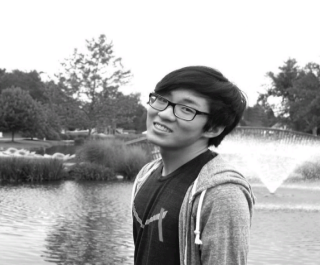
#> input picture user_aided/liang_bw_smol.bmp, 320 x 265 px
$ python colorize.py   (Python 2 division)   (older library calls are emulated)
#> lines starting #> are read from the running program, lines starting #| are printed output that depends on the picture; after the words box and inside, x2 and y2 are one past the last pixel; in counts of white or black regions, pixels touching at a corner belong together
import numpy as np
import matplotlib.pyplot as plt
from scipy import misc
from scipy import io
from scipy import sparse
from scipy.sparse import linalg
import colorsys
import os
import time
import sys

# os.system('cls')
# os.system('reset')

def yiq_to_rgb(y, i, q):                                                        # the code from colorsys.yiq_to_rgb is modified to work for arrays
    r = y + 0.948262*i + 0.624013*q
    g = y - 0.276066*i - 0.639810*q
    b = y - 1.105450*i + 1.729860*q
    r[r < 0] = 0
    r[r > 1] = 1
    g[g < 0] = 0
    g[g > 1] = 1
    b[b < 0] = 0
    b[b > 1] = 1
    return (r, g, b)

# ---------------------------------------------------------------------------- #
# ------------------------------- PREPARE ------------------------------------ #
# ---------------------------------------------------------------------------- #
o_img = 'liang_bw_smol.bmp'
m_img = 'liang_pencil_smol.bmp'
lol_img = 'example.bmp'

# o_img = input('Enter original file name (using single quotes): ')
# m_img = input('Enter marked file name (using single quotes): ')

dir_path = os.path.dirname(os.path.realpath(__file__))
original = misc.imread(os.path.join(dir_path, o_img))
#> original is the input picture: shape (265, 320, 3); mean R, G, B 170, 169.9, 170
marked = misc.imread(os.path.join(dir_path, m_img))
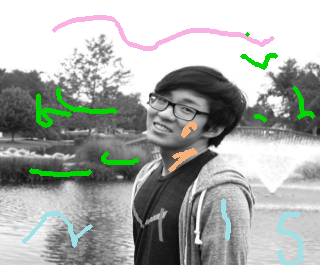
#> input picture user_aided/liang_pencil_smol.bmp, 320 x 265 px
#> marked is the input picture: shape (265, 320, 3); mean R, G, B 167.9, 171.9, 168
supp = misc.imread(os.path.join(dir_path, lol_img))
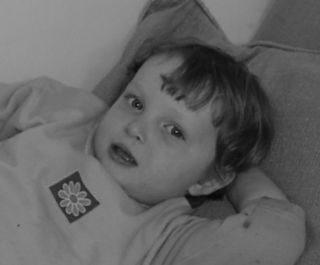
#> input picture user_aided/example.bmp, 320 x 265 px
#> supp is the input picture: shape (265, 320, 3); min 7, max 154, mean 98.8

##normalize
original = original.astype(float)/255
marked = marked.astype(float)/255
supp = supp.astype(float)/255

print marked.shape
#| (265, 320, 3)
print original.shape
#| (265, 320, 3)
isColored = abs(original - marked).sum(2) > 0.01                                # isColored as colorIm
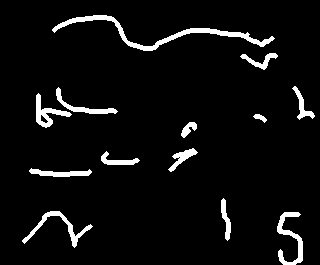
#> isColored: shape (265, 320) bool; 5.3% white; 13 white regions, largest, box (x1, y1, x2, y2) and area: (52, 15, 275, 51) 1176, (277, 212, 303, 265) 498, (22, 211, 93, 248) 460

# plt.imshow(isColored)
# plt.show()

##get lightness channel from the first image
(Y,_,_) = colorsys.rgb_to_yiq(original[:,:,0],original[:,:,1],original[:,:,2])

##get lightness channel from the second image
(Y2,_,_) = colorsys.rgb_to_yiq(supp[:,:,0],supp[:,:,1],supp[:,:,2])

##get color channels from the marked up images
(_,I,Q) = colorsys.rgb_to_yiq(marked[:,:,0],marked[:,:,1],marked[:,:,2])

YUV = np.zeros(original.shape)                                                  # YUV as ntscIm
YUV[:,:,0] = Y
YUV[:,:,1] = I
YUV[:,:,2] = Q

YUV2 = np.zeros(original.shape)                                                  # YUV as ntscIm for second image
YUV2[:,:,0] = Y2
YUV2[:,:,1] = I
YUV2[:,:,2] = Q
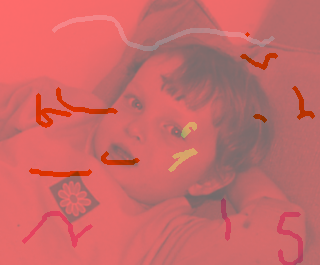
#> YUV2: shape (265, 320, 3) float64; mean of channels 0, 1, 2 0.388, -0.0046, -0.00821; drawn with min black and max white

'''
max_d = np.floor(np.log(min(YUV.shape[0],YUV.shape[1]))/np.log(2)-2)
iu = np.floor(YUV.shape[0]/(2**(max_d - 1))) * (2**(max_d - 1))
ju = np.floor(YUV.shape[1]/(2**(max_d - 1))) * (2**(max_d - 1))
isColored = isColored[:iu,:ju].copy()
YUV = YUV[:iu,:ju].copy()
'''
                                                                                # ALTERNATIVE :: colorized = abs(getColorExact( colorIm, YUV ));

# ---------------------------------------------------------------------------- #
# ---------------------------- getExactColor --------------------------------- #
# ---------------------------------------------------------------------------- #

                                                                                # YUV as ntscIm
n = YUV.shape[0]                                                                # n = image height
#> n = 265
m = YUV.shape[1]                                                                # m = image width
#> m = 320
image_size = n*m
#> image_size = 84800

indices_matrix = np.arange(image_size).reshape(n,m,order='F').copy()            # indices_matrix as indsM
# print(indices_matrix) ## lit
# literally matrix of indicies, [1, 256, ... ]
#                               [2, 266, ... ]

wd = 1                                                                          # The radius of window around the pixel to assess
nr_of_px_in_wd = (2*wd + 1)**2                                                  # The number of pixels in the window around one pixel
## = 9
max_nr = image_size * nr_of_px_in_wd                                            # Maximal size of pixels to assess for the hole image
#> max_nr = 763200
                                                                                # (for now include the full window also for the border pixels)
row_inds = np.zeros(max_nr, dtype=np.int64)
col_inds = np.zeros(max_nr, dtype=np.int64)
vals = np.zeros(max_nr)

# ----------------------------- Interation ----------------------------------- #

length = 0                                                                      # length as len
pixel_nr = 0                                                                    # pixel_nr as consts_len
                                                                                # Nr of the current pixel == row index in sparse matrix

# iterate over pixels in the image column by column
for j in range(m): ##width
    for i in range(n): ##height
        # If current pixel is not colored
        if (not isColored[i,j]):
            window_index = 0
            ## 9 values around the pixel                                        # window_index as tlen
            window_vals = np.zeros(nr_of_px_in_wd)                              # window_vals as gvals
            window_vals2 = np.zeros(nr_of_px_in_wd)                              # window_vals as gvals

            # Then iterate over pixels in the window around [i,j] this trims it lol it is why there is length lmao
            for ii in range(max(0, i-wd), min(i+wd+1,n)):
                for jj in range(max(0, j-wd), min(j+wd+1, m)):

                    # Only if current pixel is not [i,j]
                    if (ii != i or jj != j):
                        row_inds[length] = pixel_nr
                        col_inds[length] = indices_matrix[ii,jj] ##omg this converts it into linear index!!
                        window_vals[window_index] = YUV[ii,jj,0]
                        ##populate second windows_vals
                        window_vals2[window_index] = YUV2[ii,jj,0]
                        ##check if it is in the same fature?? the things around the pixel
                        # print(ii, jj), length
                        length += 1
                        window_index += 1

            center = YUV[i,j,0].copy()                                          # t_val as center
            center2 = YUV2[i,j,0].copy()                                          # t_val as center

            window_vals[window_index] = center ##last value is the center
            window_vals2[window_index] = center2 ##last value is the center
            # print center, center2
                                                                                    # calculate variance of the intensities in a window around pixel [i,j]
            variance = np.mean((window_vals[0:window_index+1] - np.mean(window_vals[0:window_index+1]))**2) # variance as c_var
            sigma = variance * .6                                              #csig as sigma

            variance2 = np.mean((window_vals2[0:window_index+1] - np.mean(window_vals2[0:window_index+1]))**2) # variance as c_var
            sigma2 = variance2 * .6

            # Indeed, magic
            mgv = min(( window_vals[0:window_index+1] - center )**2)
            mgv2 = min(( window_vals2[0:window_index+1] - center2 )**2)

            if (sigma < ( -mgv / np.log(0.01 ))):
                sigma = -mgv / np.log(0.01)
            if (sigma < 0.000002):                                              # avoid dividing by 0
                sigma = 0.000002

            if (sigma2 < ( -mgv2 / np.log(0.01 ))):
                sigma2 = -mgv2 / np.log(0.01)
            if (sigma2 < 0.000002):                                              # avoid dividing by 0
                sigma2 = 0.000002

            window_vals[0:window_index] = np.exp( -((window_vals[0:window_index] - center)**2) / sigma )    # use weighting funtion (2)
            window_vals2[0:window_index] = np.exp( -((window_vals2[0:window_index] - center2)**2) / sigma2 )    # use weighting funtion (2)
            # print sigma, sigma2

            og_percen = 0
            new_percen = 1

            # window_valsfinal = window_vals
            window_valsfinal =  og_percen*window_vals + new_percen*window_vals2
            window_valsfinal[0:window_index] = window_valsfinal[0:window_index] / np.sum(window_valsfinal[0:window_index]) # make the weighting function sum up to 1

            # window_vals[0:window_index] = window_vals[0:window_index] / np.sum(window_vals[0:window_index]) # make the weighting function sum up to 1
            vals[length-window_index:length] = -window_valsfinal[0:window_index]
            # vals[length-window_index:length] = -window_vals[0:window_index]

            # print len(-window_vals[0:window_index])

        # END IF NOT COLORED

        # Add the values for the current pixel
        row_inds[length] = pixel_nr
        col_inds[length] = indices_matrix[i,j]
        # value is 1 if it is a colored pixel and after the pixels around it
        vals[length] = 1
        length += 1
        pixel_nr += 1
#> after the loop, length = 723837; pixel_nr = 84800

    # END OF FOR i
# END OF FOR j


# ---------------------------------------------------------------------------- #
# ------------------------ After Iteration Process --------------------------- #
# ---------------------------------------------------------------------------- #

# Trim to variables to the length that does not include overflow from the edges
vals = vals[0:length]
col_inds = col_inds[0:length]
row_inds = row_inds[0:length]
print pixel_nr
#| 84800
print row_inds
#> (printed output is left out)
# [6 lines of commented-out code are left out]
A = sparse.csr_matrix((vals, (row_inds, col_inds)), (pixel_nr, image_size))
# io.mmwrite(os.path.join(dir_path, 'sparse_matrix'), A)
b = np.zeros((A.shape[0]))

colorized = np.zeros(YUV.shape)                                                 # colorized as nI = resultant colored image
colorized[:,:,0] = YUV2[:,:,0]
# plt.imshow(colorized)

color_copy_for_nonzero = isColored.reshape(image_size,order='F').copy()         # We have to reshape and make a copy of the view of an array for the nonzero() to work like in MATLAB
colored_inds = np.nonzero(color_copy_for_nonzero)
# print colored_inds
                          # colored_inds as lblInds
# print color_copy_for_nonzero.shape

for t in [1,2]:
    curIm = YUV[:,:,t].reshape(image_size,order='F').copy()
    # print curIm.shape
    b[colored_inds] = curIm[colored_inds]
    # print b[colored_inds]
    new_vals = linalg.spsolve(A, b)                                             # new_vals = linalg.lsqr(A, b)[0] # least-squares solution (much slower), slightly different solutions
    # lsqr returns unexpectedly (ndarray,ndarray) tuple, first is correct so:
    # use new_vals[0] for reshape if you use lsqr
    colorized[:,:,t] = new_vals.reshape(n, m, order='F')
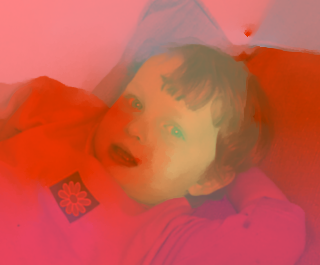
#> colorized: shape (265, 320, 3) float64; mean of channels 0, 1, 2 0.388, -0.0716, -0.136; drawn with min black and max white

# ---------------------------------------------------------------------------- #
# ------------------------------ Back to RGB --------------------------------- #
# ---------------------------------------------------------------------------- #

(R, G, B) = yiq_to_rgb(colorized[:,:,0],colorized[:,:,1],colorized[:,:,2])
#> in yiq_to_rgb, `b[b < 0] = 0`:
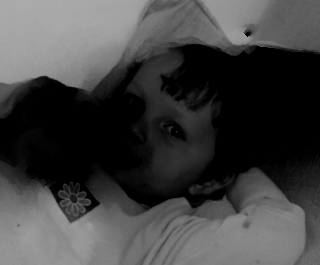
#> b: shape (265, 320) float64; min 0, max 0.674, mean 0.262
colorizedRGB = np.zeros(colorized.shape)
colorizedRGB[:,:,0] = R                                                         # colorizedRGB as colorizedIm
colorizedRGB[:,:,1] = G
colorizedRGB[:,:,2] = B
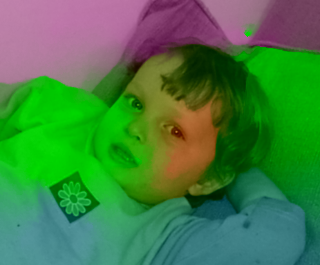
#> colorizedRGB: shape (265, 320, 3) float64; mean of channels 0, 1, 2 0.26, 0.494, 0.262; drawn as R, G, B

f2 = plt.figure()
plt.imshow(colorizedRGB)
plt.show()

misc.imsave(os.path.join(dir_path, 'example3_colorized.bmp'), colorizedRGB, format='bmp')
